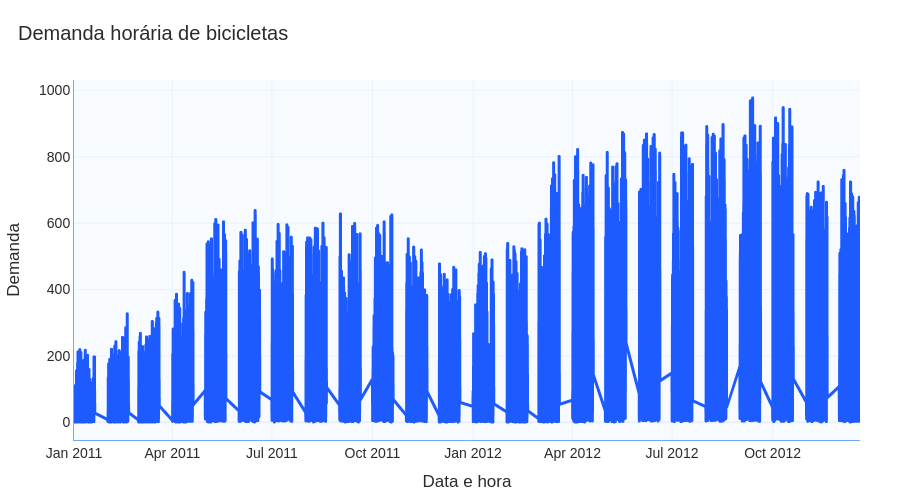

The notebook cell saved with this chart:
### Markdown cell above
## A série horária

A base está em frequência horária.

Isso significa que cada linha representa a demanda de bicicletas em uma hora específica.

### Code cell
fig = grafico_linha_padrao(
    df=df,
    x="data_hora",
    y="demanda",
    titulo="Demanda horária de bicicletas",
    labels={
        "data_hora": "Data e hora",
        "demanda": "Demanda"
    },
    altura=500
)

fig.show()

### Figure 1 — Plotly figure (JSON) as saved in the notebook; plotly's stock layout.template omitted (floating-point values rounded to 4 significant figures; data arrays with more than 128 entries replaced by an {"elided": "..."} marker saying what was removed)
{"data": [{"hovertemplate": "Data e hora=%{x}<br>Demanda=%{y}<extra></extra>", "legendgroup": "", "line": {"color": "#1D5BFF", "dash": "solid", "width": 3}, "marker": {"symbol": "circle"}, "mode": "lines", "name": "", "showlegend": false, "type": "scattergl", "x": {"elided": "10886 str values"}, "xaxis": "x", "y": {"elided": "10886 int values"}, "yaxis": "y"}], "layout": {"colorway": ["#1D5BFF", "#123C8C", "#6FA8FF", "#4C78A8", "#7DA6FF", "#9EC5FF"], "font": {"color": "#2B2B2B", "family": "Arial, sans-serif", "size": 14}, "height": 500, "hovermode": "x unified", "legend": {"orientation": "h", "tracegroupgap": 0, "x": 1, "xanchor": "right", "y": 1.02, "yanchor": "bottom"}, "margin": {"b": 60, "l": 60, "r": 40, "t": 80}, "paper_bgcolor": "#FFFFFF", "plot_bgcolor": "#F7FAFF", "title": {"text": "Demanda horária de bicicletas", "x": 0.02}, "xaxis": {"anchor": "y", "domain": [0, 1], "gridcolor": "#EAF2FF", "linecolor": "#6FA8FF", "showgrid": true, "tickfont": {"color": "#2B2B2B"}, "title": {"font": {"color": "#2B2B2B"}, "text": "Data e hora"}}, "yaxis": {"anchor": "x", "domain": [0, 1], "gridcolor": "#EAF2FF", "linecolor": "#6FA8FF", "showgrid": true, "tickfont": {"color": "#2B2B2B"}, "title": {"font": {"color": "#2B2B2B"}, "text": "Demanda"}}}}
